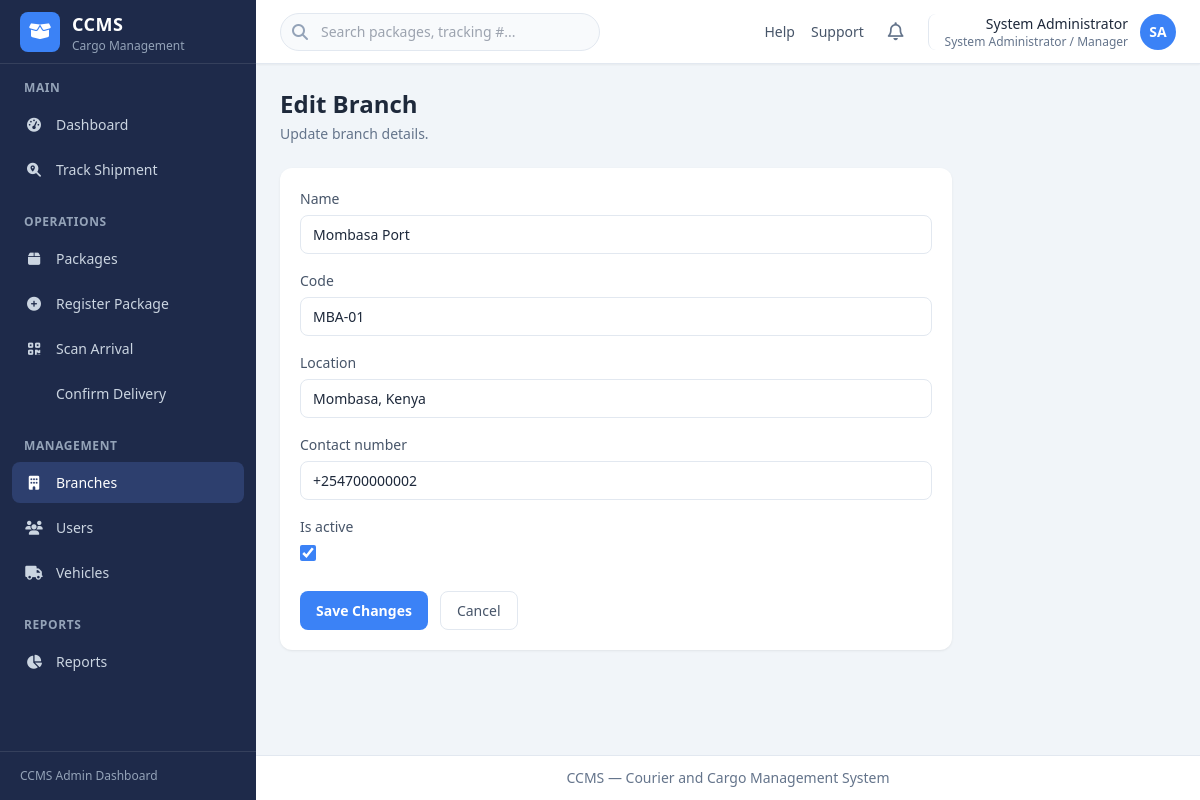
The page /branches/2/edit/ (signed in) on the database its author committed.
### account/models.py (models this page shows, shortened)
class User(AbstractUser):
    full_name = models.CharField(max_length=255)
    phone_number = models.CharField(max_length=20, blank=True)
    role = models.CharField(
        max_length=20,
        choices=UserRole.choices,
        default=UserRole.BRANCH_OFFICER,
    )
    status = models.CharField(
        max_length=20,
        choices=UserStatus.choices,
        default=UserStatus.ACTIVE,
    )
    branch = models.ForeignKey(
        'ccms_app.Branch',
        on_delete=models.SET_NULL,
        null=True,
        blank=True,
        related_name='staff',
    )
    class Meta:
        ordering = ['full_name']
    @property
    def is_admin_manager(self):
        return self.role == UserRole.ADMIN_MANAGER
    @property
    def role_label(self):
        return self.get_role_display()
    def get_initials(self):
        parts = self.full_name.strip().split()
        if len(parts) >= 2:
            return (parts[0][0] + parts[-1][0]).upper()
        if parts:
            return parts[0][0].upper()
        return self.username[:1].upper()

### ccms_app/models.py (models this page shows, shortened)
class Branch(models.Model):
    name = models.CharField(max_length=255)
    code = models.CharField(max_length=20, unique=True)
    location = models.CharField(max_length=255)
    contact_number = models.CharField(max_length=20)
    is_active = models.BooleanField(default=True)
    created_at = models.DateTimeField(auto_now_add=True)
    updated_at = models.DateTimeField(auto_now=True)
    class Meta:
        ordering = ['name']
        verbose_name_plural = 'branches'

### ccms_app/views_management.py (the view, shortened to what this page needs)
# urls.py: path('branches/<int:pk>/edit/', views_management.branch_edit, name='branch_edit'),
@admin_required
def branch_edit(request, pk):
    branch = get_object_or_404(Branch, pk=pk)
    form = BranchForm(request.POST or None, instance=branch)
    return render(request, 'ccms_app/branches/form.html', {
        'active_nav': 'branches',
        'form': form,
        'title': 'Edit Branch',
        'submit_label': 'Save Changes',
        'object': branch,
    })

### ccms_app/forms.py
class BranchForm(forms.ModelForm):
    class Meta:
        model = Branch
        fields = ['name', 'code', 'location', 'contact_number', 'is_active']
        widgets = {
            'name': forms.TextInput(attrs={'class': INPUT_CLASS, 'placeholder': 'Branch name'}),
            'code': forms.TextInput(attrs={'class': INPUT_CLASS, 'placeholder': 'e.g. NBO-01'}),
            'location': forms.TextInput(attrs={'class': INPUT_CLASS, 'placeholder': 'City, address'}),
            'contact_number': forms.TextInput(attrs={'class': INPUT_CLASS, 'placeholder': '+254...'}),
            'is_active': forms.CheckboxInput(attrs={'class': 'form-checkbox'}),
        }

### templates/ccms_app/branches/form.html (shortened to what this page needs)
{% extends "base.html" %}
{% block page_header %}
<div class="mb-6">
    <h1 class="text-2xl font-bold text-slate-800">{{ title }}</h1>
    <p class="mt-1 text-sm text-slate-500">
        {% if object %}Update branch details.{% else %}Register a new branch or station.{% endif %}
    </p>
</div>
{% endblock %}
{% block content %}
<form method="post" class="dashboard-card max-w-2xl">
    {% for field in form %}
        {% include "includes/form_field.html" with field=field %}
    {% endfor %}
    <div class="mt-6 flex gap-3">
        <button type="submit" class="btn-primary">{{ submit_label }}</button>
        <a href="{% url 'ccms_app:branch_list' %}" class="btn-secondary">Cancel</a>
    </div>
</form>
{% endblock %}

### templates/includes/header.html (shortened to what this page needs)
<header class="sticky top-0 z-20 flex h-16 items-center justify-between border-b border-slate-200 bg-white px-4 shadow-sm md:px-6">
    <div class="flex items-center gap-4">
        <div class="relative hidden sm:block">
            <i class="fa-solid fa-search absolute left-3 top-1/2 -translate-y-1/2 text-slate-400"></i>
            <input type="search" placeholder="Search packages, tracking #..."
                   class="w-64 rounded-full border border-slate-200 bg-slate-50 py-2 pl-10 pr-4 text-sm focus:border-brand focus:outline-none focus:ring-1 focus:ring-brand md:w-80">
        </div>
    </div>
    <div class="flex items-center gap-2 md:gap-4">
        <nav class="hidden items-center gap-4 text-sm text-slate-600 md:flex">
            <a href="#" class="hover:text-brand">Help</a>
            <a href="#" class="hover:text-brand">Support</a>
        </nav>
        <button type="button" class="rounded-lg p-2 text-slate-500 hover:bg-slate-100" title="Notifications">
            <i class="fa-regular fa-bell text-lg"></i>
        </button>
        <div class="relative" id="user-menu-wrapper">
            <button type="button" id="user-menu-toggle"
                    class="flex items-center gap-3 rounded-lg border-l border-slate-200 pl-3 hover:bg-slate-50 md:pl-4">
                <div class="hidden text-right sm:block">
                    <p class="text-sm font-medium text-slate-800">{{ user.full_name }}</p>
                    <p class="text-xs text-slate-500">{{ user.role_label }}</p>
                </div>
                <div class="flex h-9 w-9 items-center justify-center rounded-full bg-brand text-sm font-semibold text-white">
                    {{ user.get_initials }}
                </div>
            </button>
        </div>
    </div>
</header>

### templates/includes/form_field.html (shortened to what this page needs)
<div class="mb-4">
    <label for="{{ field.id_for_label }}" class="form-label">{{ field.label }}</label>
    {{ field }}
</div>

### static/css/dashboard.css (style rules this page uses)
.dashboard-card { background-color: #ffffff; border-radius: 0.75rem; padding: 1.25rem; box-shadow: 0 1px 3px 0 rgb(0 0 0 / 0.06), 0 1px 2px -1px rgb(0 0 0 / 0.06); }
.form-label { display: block; margin-bottom: 0.375rem; font-size: 0.875rem; font-weight: 500; color: #475569; }
.form-input { display: block; width: 100%; border-radius: 0.5rem; border: 1px solid #e2e8f0; background-color: #ffffff; padding: 0.5rem 0.75rem; font-size: 0.875rem; color: #1e293b; transition: border-color 0.15s, box-shadow 0.15s; }
.form-checkbox { height: 1rem; width: 1rem; border-radius: 0.25rem; accent-color: #3b82f6; }
.btn-primary { display: inline-flex; align-items: center; gap: 0.5rem; border-radius: 0.5rem; background-color: #3b82f6; padding: 0.5rem 1rem; font-size: 0.875rem; font-weight: 600; color: #ffffff; transition: background-color 0.15s; }
.btn-secondary { display: inline-flex; align-items: center; gap: 0.5rem; border-radius: 0.5rem; border: 1px solid #e2e8f0; background-color: #ffffff; padding: 0.5rem 1rem; font-size: 0.875rem; font-weight: 500; color: #475569; transition: background-color 0.15s; }

### rows shown on the page
User: full_name "System Administrator", role_label "System Administrator / Manager", get_initials "SA"
Branch: form "Mombasa Port" "MBA-01" "Mombasa, Kenya" "+254700000002" "☑"

### other values the page prints
{{ title }} "Edit Branch"
{{ field.label }} "Name" "Code" "Location" "Contact number" "Is active"
{{ submit_label }} "Save Changes"
